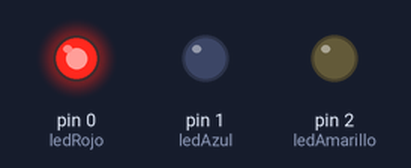
Recording of a program running on a simulated MicroPython board. Parts: output pins drawn as LEDs (lit = HIGH).

Above: at 0.03 s.
At 1.7 s:
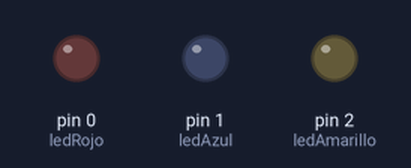
At 3.29 s:
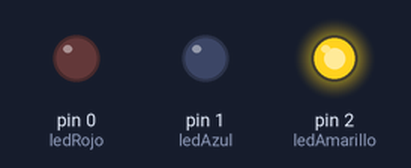
At 4.66 s:
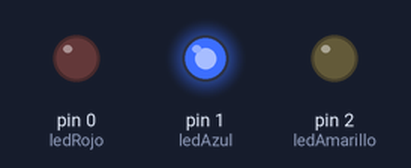
Timing chart, 0 to 5.0 s (numbered marks = the images above):
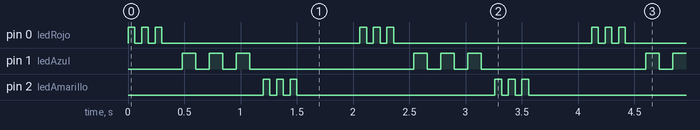

The program:

Codigo.py
```python
from machine import Pin
import time

ledRojo = Pin(0, Pin.OUT)
ledAzul = Pin(1, Pin.OUT)
ledAmarillo = Pin(2, Pin.OUT)

# USO DE VARIABLES
esperaCorta = 60
esperaLarga = 120
esperaEntreCiclo = 500


while(True):

    # Encendido y apagado del led rojo 3 veces [...] {S}
    #1
    ledRojo.on()
    time.sleep_ms(esperaCorta)
    ledRojo.off()
    time.sleep_ms(esperaCorta)
    #2
    ledRojo.on()
    time.sleep_ms(esperaCorta)
    ledRojo.off()
    time.sleep_ms(esperaCorta)
    #3
    ledRojo.on()
    time.sleep_ms(esperaCorta)
    ledRojo.off()
    time.sleep_ms(esperaCorta)

    # Aplicar espera entre el led rojo y el led azul.
    time.sleep_ms(esperaLarga)

    #Encendido y apagado del led azul 3 veces [ - - - ] {O}
    #1
    ledAzul.on()
    time.sleep_ms(esperaLarga)
    ledAzul.off()
    time.sleep_ms(esperaLarga)
    #2
    ledAzul.on()
    time.sleep_ms(esperaLarga)
    ledAzul.off()
    time.sleep_ms(esperaLarga)
    #3
    ledAzul.on()
    time.sleep_ms(esperaLarga)
    ledAzul.off()
    time.sleep_ms(esperaLarga)

    #Encendido y apagado del led amarillo 3 veces [...] {S}
    #1
    ledAmarillo.on()
    time.sleep_ms(esperaCorta)
    ledAmarillo.off()
    time.sleep_ms(esperaCorta)
    #2
    ledAmarillo.on()
    time.sleep_ms(esperaCorta)
    ledAmarillo.off()
    time.sleep_ms(esperaCorta)
    #3
    ledAmarillo.on()
    time.sleep_ms(esperaCorta)
    ledAmarillo.off()
    time.sleep_ms(esperaCorta)


    # Aplicar espera al finalizar [... --- ...]
    time.sleep_ms(esperaEntreCiclo)
```

Measured:
- by itself, pin 0 (ledRojo), pin 2 (ledAmarillo): repeats every 2.1 s: 2 × (LOW 0.06 s, HIGH 0.06 s), LOW 1.8 s, HIGH 0.06 s
- by itself, pin 1 (ledAzul): repeats every 2.1 s: 2 × (LOW 0.12 s, HIGH 0.12 s), LOW 1.5 s, HIGH 0.12 s
